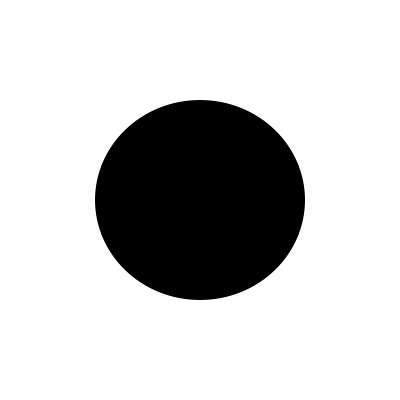
Frame 1 (no input)
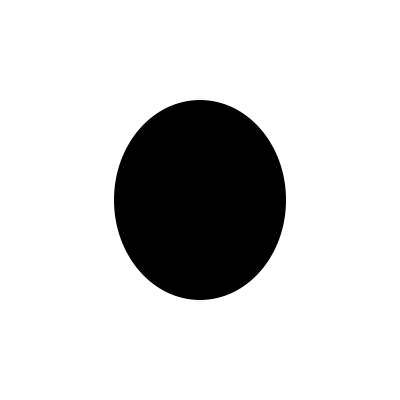
Frame 60 (the mouse pressed at the canvas centre just before this capture)
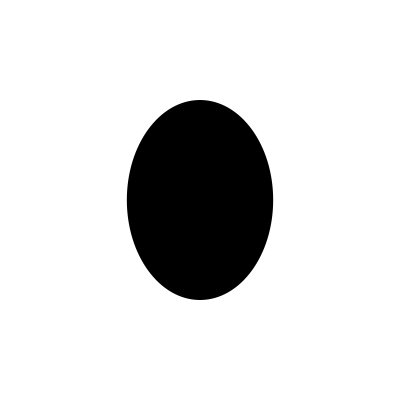
Frame 120 (the mouse held since frame 60 and released just before this capture)

The Processing sketch that drew these frames (run headless with seeded random() and noise(); from frame 60 on, the mouse is pressed at the canvas centre):

// Processing sketch: processing_74280
// ── processing_74280.pde

float X;
float Y;
float W;
float Theta;

void setup(){
 size(400,400);
 colorMode(RGB,100);
 background(100);
 frameRate(30);
  noStroke();
 X = 200;
 Y = 200;
 W= 200;
 Theta = 0;
}

void draw(){
 Theta = Theta+0.1; //位相の更新。更新する量（+0.1）を「角速度」とも言う。
 W = 100*sin(Theta) + 200; // X軸方向の単振動 [振幅 * sin(位相) + 中心座標]
 fill(100);
 rect(0,0,width,height);
 fill(0); 
 ellipse(X,Y,W,200);
}
